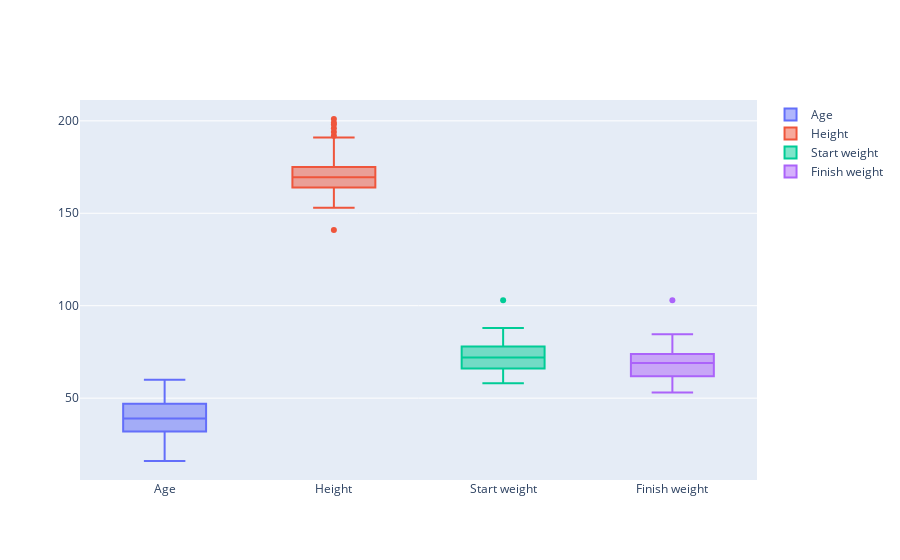

The notebook cell saved with this chart:
### Markdown cell above
Using the plotly express package in python , we created a boxplot with go.Box from the plotly.graph objects.Its just another way of illustrating the variables

reference : https://plotly.com/python/box-plots/

### Code cell
fig = go.Figure()

fig.add_trace(go.Box(y=df.Age.values, name = "Age"))
fig.add_trace(go.Box(y=df.Height.values, name = "Height"))
fig.add_trace(go.Box(y=df["pre.weight"].values, name = "Start weight"))
fig.add_trace(go.Box(y=df["weight6weeks"].values, name = "Finish weight"))

fig.show()

### Figure 1 — Plotly figure (JSON) as saved in the notebook; plotly's stock layout.template omitted (floating-point values rounded to 4 significant figures)
{"data": [{"name": "Age", "type": "box", "y": [41, 32, 22, 46, 55, 33, 50, 50, 37, 28, 28, 45, 60, 48, 41, 37, 44, 37, 41, 43, 20, 51, 31, 54, 50, 48, 16, 37, 30, 29, 51, 35, 21, 22, 36, 20, 35, 45, 58, 37, 31, 35, 56, 48, 41, 39, 31, 40, 50, 43, 25, 52, 42, 39, 40, 51, 38, 54, 33, 45, 37, 44, 40, 37, 39, 31, 36, 47, 29, 37, 31, 26, 40, 35, 49, 28, 40, 51]}, {"name": "Height", "type": "box", "y": [171, 174, 159, 192, 170, 171, 170, 201, 174, 176, 165, 165, 173, 156, 163, 167, 174, 172, 165, 171, 169, 174, 163, 173, 166, 163, 165, 167, 161, 169, 165, 169, 159, 169, 160, 169, 163, 155, 141, 170, 170, 171, 171, 153, 157, 168, 158, 173, 160, 162, 165, 177, 166, 166, 190, 191, 199, 196, 190, 160, 194, 163, 171, 198, 180, 182, 155, 179, 166, 173, 177, 179, 179, 183, 177, 164, 167, 175]}, {"name": "Start weight", "type": "box", "y": [60, 103, 58, 60, 64, 64, 65, 66, 67, 69, 70, 70, 72, 72, 72, 82, 58, 58, 59, 61, 62, 63, 63, 63, 65, 66, 68, 68, 76, 77, 60, 62, 64, 65, 66, 67, 67, 69, 70, 70, 72, 72, 73, 75, 76, 71, 72, 74, 78, 80, 80, 83, 85, 87, 88, 71, 75, 75, 76, 78, 78, 79, 79, 79, 80, 80, 71, 73, 76, 78, 78, 78, 79, 83, 84, 85, 87, 88]}, {"name": "Finish weight", "type": "box", "y": [60, 103, 54.2, 54, 63.3, 61.1, 62.2, 64, 65, 60.5, 68.1, 66.9, 70.5, 69, 68.4, 81.1, 60.1, 56, 57.3, 56.7, 55, 62.4, 60.3, 59.4, 62, 64, 63.8, 63.3, 72.7, 77.5, 53, 56.4, 60.6, 58.2, 58.2, 61.6, 60.2, 61.8, 63, 62.7, 71.1, 64.4, 68.9, 68.7, 71, 71.6, 70.9, 69.5, 73.9, 71, 77.6, 79.1, 81.5, 81.9, 84.5, 66.8, 72.6, 69.2, 72.5, 72.7, 76.3, 73.6, 72.9, 71.1, 81.4, 75.7, 68.5, 72.1, 72.5, 77.5, 75.2, 69.4, 74.5, 80.2, 79.9, 79.7, 77.8, 81.9]}], "layout": {"autosize": true, "xaxis": {"autorange": true, "range": [-0.5, 3.5], "type": "category"}, "yaxis": {"autorange": true, "range": [5.722, 211.3], "type": "linear"}}}
